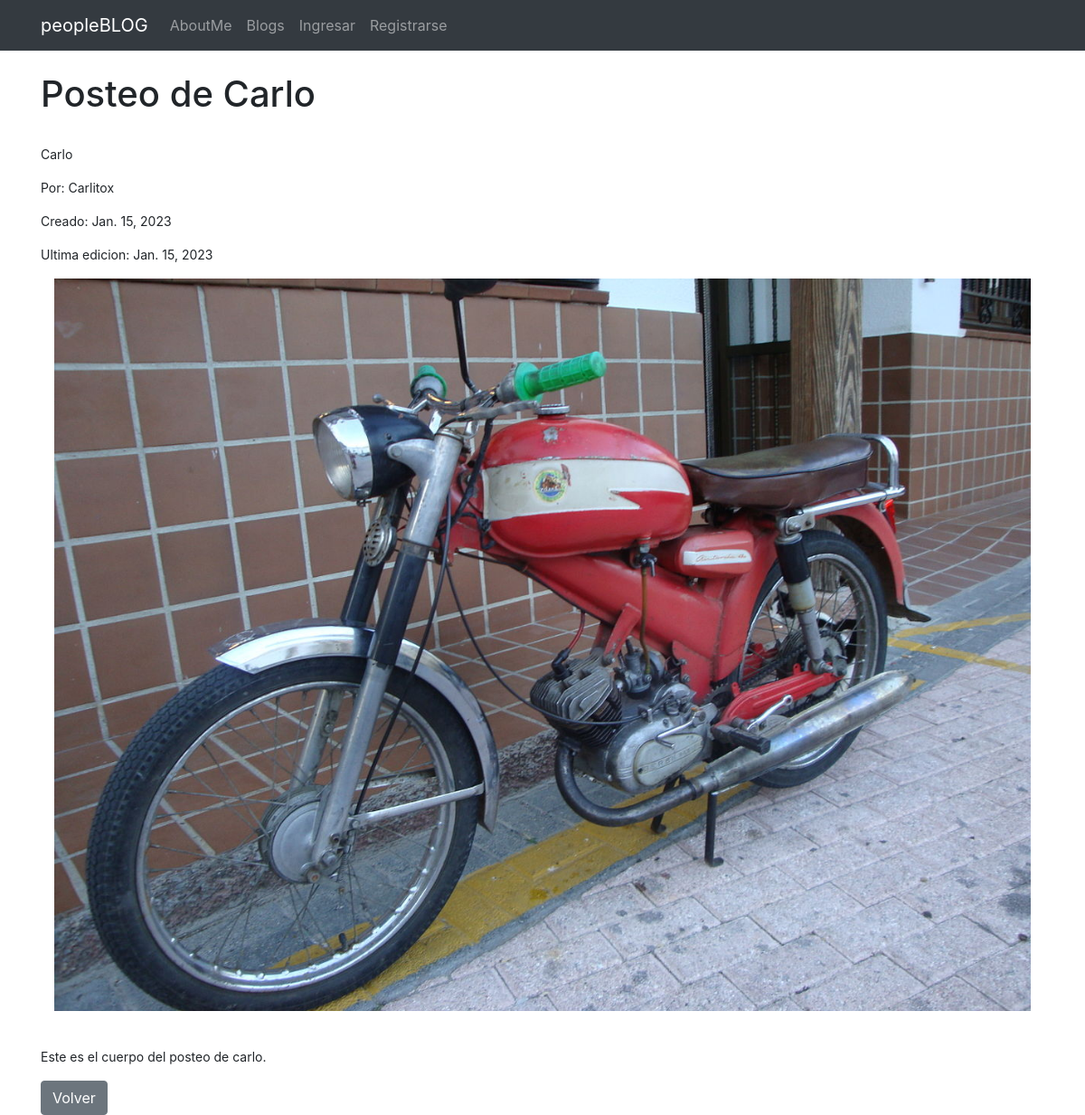
Page /blog/paginadetalle/41 on the committed database.
### Blog/models.py (models this page shows, shortened)
class Pagina(models.Model):
    titulo=models.CharField(max_length=100)
    subtitulo=models.CharField(max_length=100)
    user= models.ForeignKey(User, on_delete=models.CASCADE)
    imagen= models.ImageField(null=True, blank=True, upload_to="post")
    cuerpo=RichTextField(null=True, blank=True)
    creado=models.DateField(auto_now_add=True)
    editado=models.DateField(auto_now=True)

### Blog/views.py (the view)
# urls.py: path('paginadetalle/<pk>', views.paginadetalle, name="paginadetalle"),
def paginadetalle(request, pk):
	pagina = Pagina.objects.get(id=pk)
	context = {'pagina':pagina}
	return render(request, 'pagina_detalle.html', context)

### Templates/pagina_detalle.html (shortened to what this page needs)
{% extends "padre.html" %}
{% block content %}
<h1>{{pagina.titulo}}</h1>
<br/>
<small>
    <p>{{pagina.subtitulo}}</p>
    <p>Por: {{pagina.user}}</p>
    <p>Creado: {{pagina.creado}}</p>
    <p>Ultima edicion: {{pagina.editado}}</p>
    <img class="container" src="{{pagina.imagen.url}}">
<br/>
<br/>
    <p>{{pagina.cuerpo|safe}}</p>
</small>
    <a class="btn btn-secondary" href="{% url 'leerpaginas' %}">Volver</a>
{% endblock %}

### rows in the picture
Pagina: titulo "Posteo de Carlo", subtitulo "Carlo", user "Carlitox", creado "Jan. 15, 2023", editado "Jan. 15, 2023", imagen (picture), cuerpo "Este es el cuerpo del posteo de carlo."
